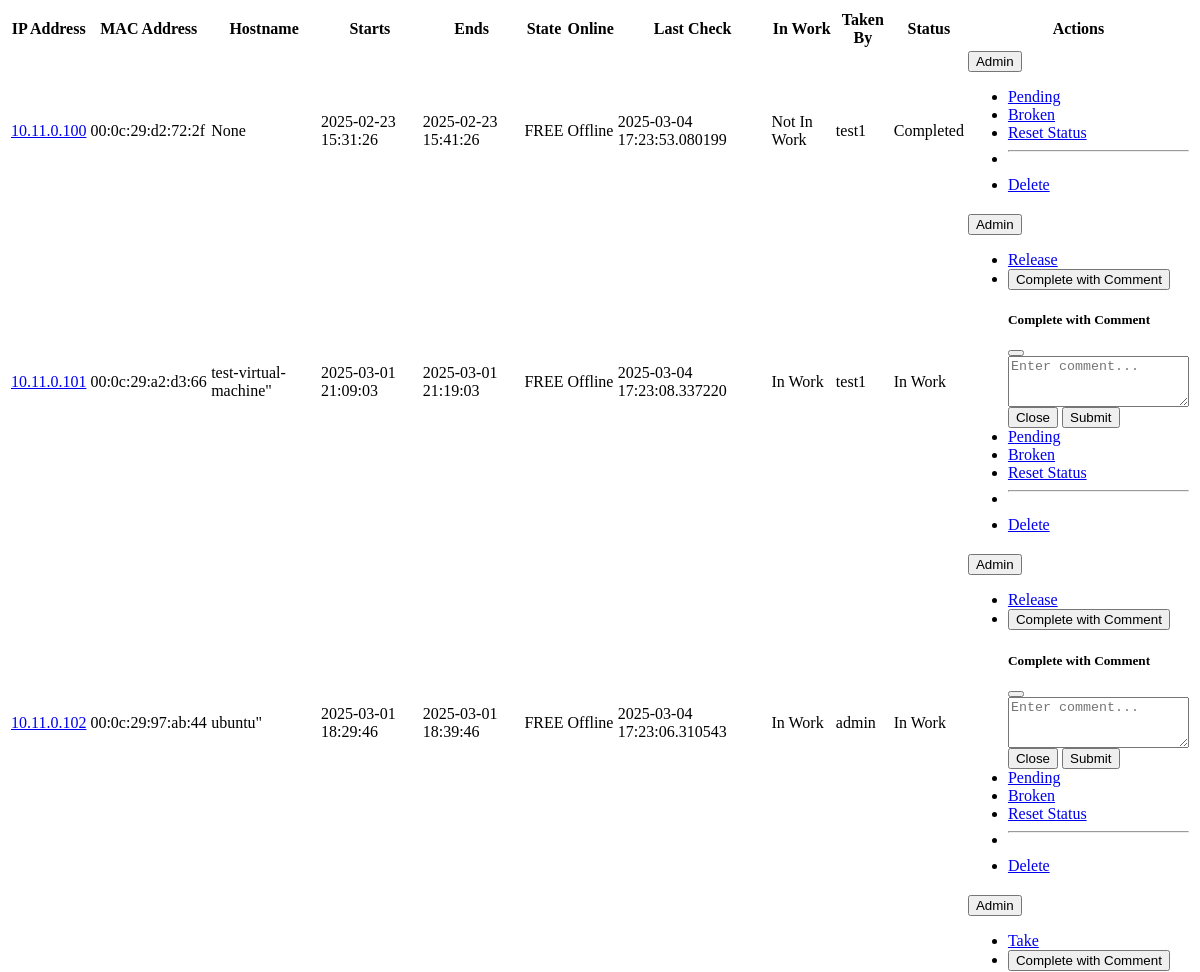
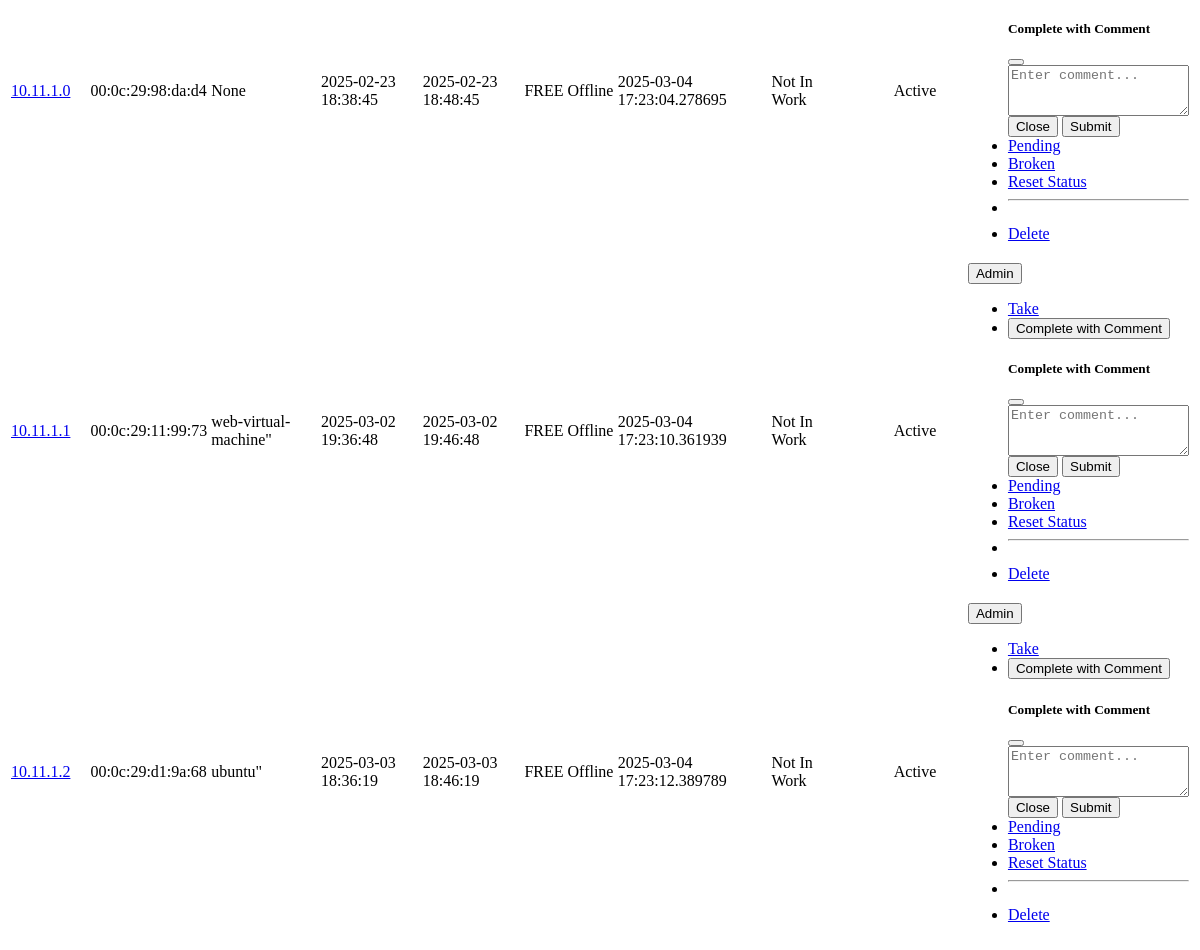
The app's page /update_table (signed in), older data (2 pictures, top to bottom).
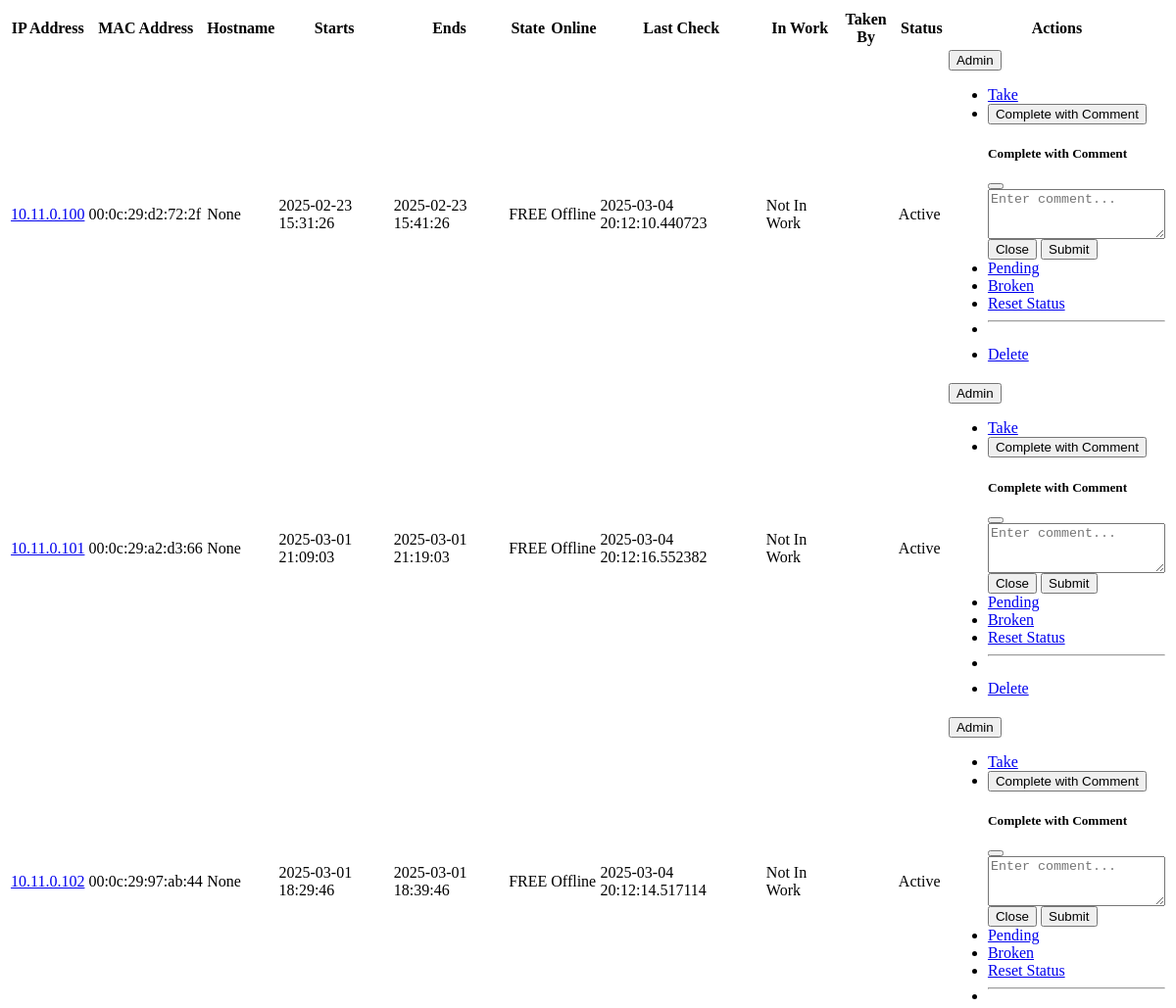
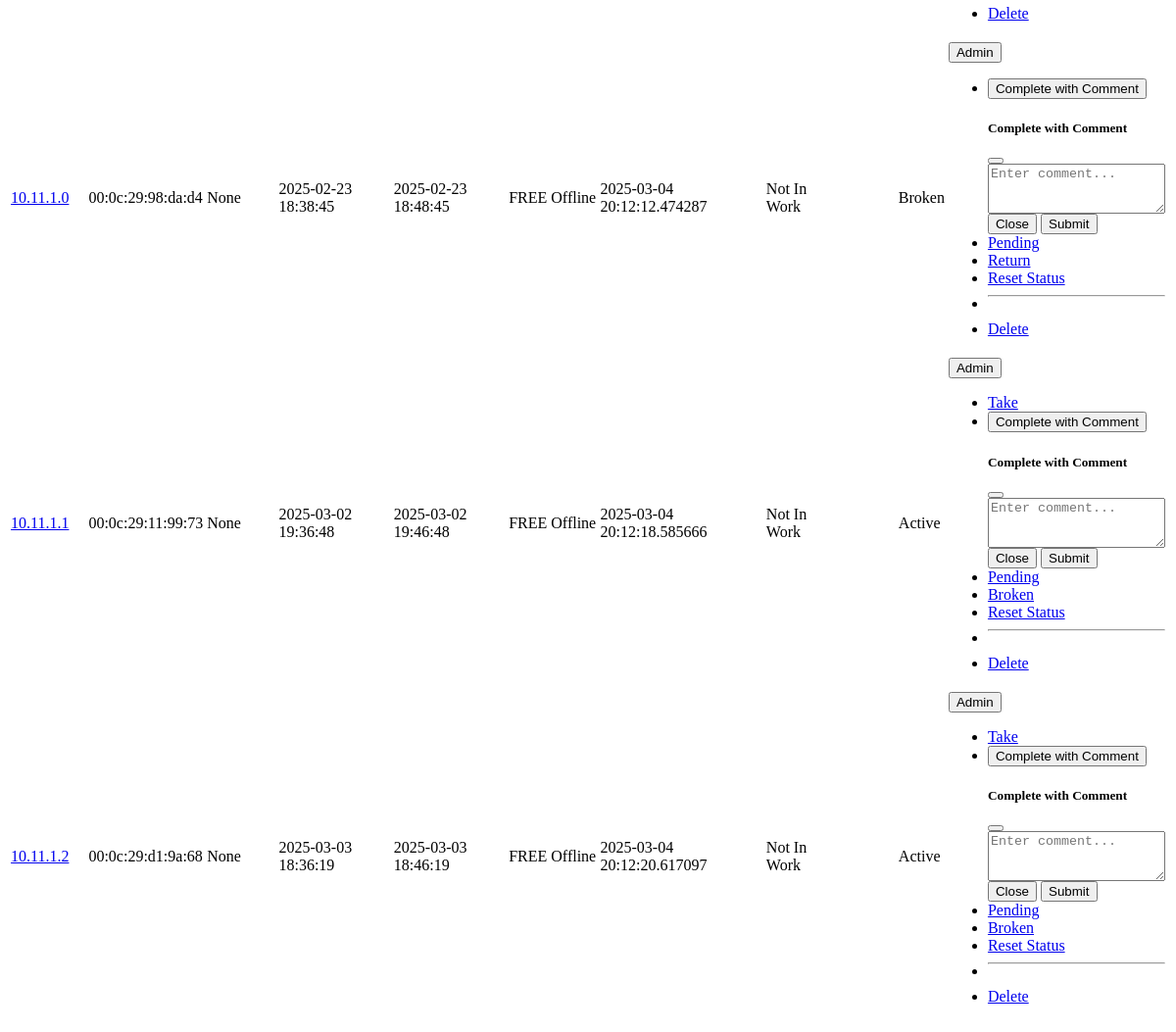
The same page, newer data (2 pictures, top to bottom).
### app/models.py (models this page shows, shortened)
class Lease(db.Model):
    __tablename__ = 'leases'
    id = db.Column(db.Integer, primary_key=True)
    ip = db.Column(db.String(15), unique=True, index=True, nullable=False)
    mac = db.Column(db.String(17), index=True, nullable=False)
    hostname = db.Column(db.String(255), index=True)
    starts = db.Column(db.DateTime)
    ends = db.Column(db.DateTime)
    binding_state = db.Column(db.String(64), index=True, nullable=False)
    uid = db.Column(db.String(255))
    is_online = db.Column(db.Boolean, default=False)
    last_check = db.Column(db.DateTime)
    in_work = db.Column(db.Boolean, default=False)
    taken_by_id = db.Column(db.Integer, db.ForeignKey('users.id'), index=True)
    status = db.Column(
        db.Enum(LeaseStatus),
        nullable=False,
        server_default=LeaseStatus.ACTIVE
    )
    server_id = db.Column(db.Integer, db.ForeignKey('servers.id'))
    status_history = db.relationship(
        'LeaseStatusHistory',
        backref='lease_obj',
        lazy='dynamic',
        order_by='desc(LeaseStatusHistory.timestamp)',
        overlaps="status_history,lease_obj"  # <-- ДОБАВИТЬ overlaps
    )
    def get_web_interface_url(self):
        return f"http://{self.ip}:8080/admin"

class User(UserMixin, db.Model):
    __tablename__ = 'users'
    id = db.Column(db.Integer, primary_key=True)
    username = db.Column(db.String(64), unique=True, index=True, nullable=False)
    password_hash = db.Column(db.String(128), nullable=False)
    role = db.Column(db.String(64), nullable=False, default='tester')  # 'admin', 'tester'
    first_name = db.Column(db.String(64))
    last_name = db.Column(db.String(64))
    last_seen = db.Column(db.DateTime, default=datetime.utcnow)
    leases = db.relationship('Lease', backref='taken_user', lazy='dynamic', foreign_keys='Lease.taken_by_id')
    groups = db.relationship('Group', secondary=user_groups, lazy='subquery',
                            backref=db.backref('users', lazy=True)) # Связь с группами
    journal_entries = db.relationship('Journal', back_populates='user', lazy='dynamic')

### app/views.py (the view)
@main.route('/update_table')
@login_required
def update_table():
    search_query = request.args.get('q', '')
    page = request.args.get('page', 1, type=int)
    per_page = 10
    status = request.args.get('status', 'active') #  'active' – значение по умолчанию
    if status == 'in_work':
        if current_user.role == 'admin':
            leases = get_filtered_leases(status=LeaseStatus.IN_WORK, search_query=search_query, page=page,
                                         per_page=per_page)
        else:
            leases = get_filtered_leases(status=LeaseStatus.IN_WORK, search_query=search_query,
                                         user_id=current_user.id, page=page, per_page=per_page)
    elif status == 'completed':
        leases = get_filtered_leases(status=LeaseStatus.COMPLETED, search_query=search_query, page=page,
                                     per_page=per_page)
    elif status == 'broken':
        if current_user.role != 'admin':
            return jsonify({'message': 'Forbidden'}), 403
        leases = get_filtered_leases(status=LeaseStatus.BROKEN, search_query=search_query, page=page,
                                     per_page=per_page)
    elif status == 'pending':
        if current_user.role != 'admin':
            return jsonify({'message': 'Forbidden'}), 403
        leases = get_filtered_leases(status=LeaseStatus.PENDING, search_query=search_query, page=page,
                                     per_page=per_page)
    else:  # По умолчанию – все
        leases = get_filtered_leases(search_query=search_query, page=page, per_page=per_page) # Убрали фильтр
    return render_template('leases_table.html', leases=leases, search_query=search_query)

### app/models.py (called while the page is built)
@login_manager.user_loader
def load_user(user_id):
    return User.query.get(int(user_id))

### app/views.py (called while the page is built)
def get_filtered_leases(status=None, search_query='', user_id=None, page=1, per_page=10):
    query = Lease.query
    if status:
        if isinstance(status, list):
            query = query.filter(Lease.status.in_(status))
        else:
            query = query.filter(Lease.status == status)
    if user_id:
        query = query.filter(Lease.taken_by_id == user_id)
    if search_query:
        query = query.filter(
            or_(Lease.ip.contains(search_query), Lease.hostname.contains(search_query))
        )
    return query.order_by(Lease.ip).paginate(page=page, per_page=per_page, error_out=False)

### app/templates/leases_table.html (shortened to what the changed rows need)
<table class="table table-striped" id="leases-table" data-status="{{ request.path.split('/')[-1] }}" data-url="{{ url_for('main.update_table') }}" data-search-query="{{ search_query }}">
  <thead>
      <tr>
          <th>IP Address</th>
          <th>MAC Address</th>
          <th>Hostname</th>
          <th>Starts</th>
          <th>Ends</th>
          <th>State</th>
          <th>Online</th>
          <th>Last Check</th>
          <th>In Work</th>
          <th>Taken By</th>
          <th>Status</th>
          <th>Actions</th>
      </tr>
  </thead>
  <tbody>
      {% for lease in leases.items %}
      <tr class="{% if lease.status.value == 'in_work' %}table-warning{% elif lease.status.value == 'completed' %}table-success{% elif lease.status.value == 'broken' %}table-danger{% elif lease.status.value == 'pending' %}table-info{% elif lease.status.value == 'active' %}table-primary{% endif %}">
          <td>
              {% if lease.get_web_interface_url() %}
              <a href="{{ lease.get_web_interface_url() }}" target="_blank">{{ lease.ip }}</a>
              {% else %}
              {{ lease.ip }}
              {% endif %}
          </td>
          <td>{{ lease.mac }}</td>
          <td>{{ lease.hostname|d('N/A') }}</td>
          <td>{{ lease.starts|d('N/A') }}</td>
          <td>{{ lease.ends|d('N/A') }}</td>
          <td>{{ lease.binding_state }}</td>
          <td>{{ "Online" if lease.is_online else "Offline" }}</td>
          <td>{{ lease.last_check|d('N/A') }}</td>
          <td>
              {% if lease.in_work %}
              <span class="badge bg-warning">In Work</span>
              {% else %}
              <span class="badge bg-secondary">Not In Work</span>
              {% endif %}
          </td>
          <td>{{ lease.taken_user.username if lease.taken_user else '' }}</td>
         <td>
              {% if lease.status.value == 'completed' %}
              <span class="badge bg-success">Completed</span>
              {% elif lease.status.value == 'in_work' %}
              <span class="badge bg-warning">In Work</span>
              {% elif lease.status.value == 'broken' %}
              <span class="badge bg-danger">Broken</span>
              {% elif lease.status.value == 'pending' %}
              <span class="badge bg-info">Pending</span>
              {% elif lease.status.value == 'active' %}
              <span class="badge bg-primary">Active</span>
              {% else %}
              {{ lease.status.value }}
              {% endif %}
          </td>
          <td>
              {% if current_user.role == 'admin' %}
                  <div class="dropdown">
                      <button class="btn btn-sm btn-secondary dropdown-toggle" type="button" data-bs-toggle="dropdown">
                          Admin
                      </button>
                      <ul class="dropdown-menu">
                          {% if lease.status.value == 'active' %}
                              <li><a class="dropdown-item take-btn" href="#" data-url="{{ url_for('api.take_lease', lease_id=lease.id) }}">Take</a></li>
                          {% endif %}
                          {% if lease.status.value == 'in_work' %}
                              <li><a class="dropdown-item release-btn" href="#" data-url="{{ url_for('api.release_lease', lease_id=lease.id) }}">Release</a></li>
                          {% endif %}
                          {% if lease.status.value != 'completed' %}
                              <li><button class="btn btn-sm btn-outline-success complete-with-comment-btn dropdown-item" data-url="{{ url_for('api.complete_lease_with_comment', lease_id=lease.id) }}" data-bs-toggle="modal" data-bs-target="#completeCommentModal{{ lease.id }}">Complete with Comment</button></li>
                              <div class="modal fade" id="completeCommentModal{{ lease.id }}" tabindex="-1" aria-labelledby="completeCommentModalLabel{{ lease.id }}" aria-hidden="true">
                                <div class="modal-dialog">
                                  <div class="modal-content">
                                    <div class="modal-header">
                                      <h5 class="modal-title" id="completeCommentModalLabel{{ lease.id }}">Complete with Comment</h5>
                                      <button type="button" class="btn-close" data-bs-dismiss="modal" aria-label="Close"></button>
                                    </div>
                                    <div class="modal-body">
                                      <textarea id="comment{{ lease.id }}" class="form-control" rows="3" placeholder="Enter comment..."></textarea>
                                    </div>
                                    <div class="modal-footer">
                                      <button type="button" class="btn btn-secondary" data-bs-dismiss="modal">Close</button>
                                      <button type="button" class="btn btn-primary complete-comment-submit-btn" data-lease-id="{{ lease.id }}">Submit</button>
                                    </div>
                                  </div>
                                </div>
                              </div>
                          {% endif %}
                          {% if lease.status.value != 'pending' %}
                              <li><a class="dropdown-item pending-btn" href="#" data-url="{{ url_for('api.pending_lease', lease_id=lease.id) }}">Pending</a></li>
                          {% endif %}
                          {% if lease.status.value != 'broken' %}
                              <li><a class="dropdown-item broken-btn" href="#" data-url="{{ url_for('api.broken_lease', lease_id=lease.id) }}">Broken</a></li>
                          {% endif %}
                          {% if lease.status.value == 'broken' %}
                              <li><a class="dropdown-item return-btn" href="#" data-url="{{ url_for('api.return_lease', lease_id=lease.id) }}">Return</a></li>
                          {% endif %}
                          <li><a class="dropdown-item reset-btn" href="#" data-url="{{ url_for('api.reset_lease', lease_id=lease.id) }}">Reset Status</a></li>
                          <li><hr class="dropdown-divider"></li>
                          <li><a class="dropdown-item delete-btn" href="#" data-url="{{ url_for('api.delete_lease', lease_id=lease.id)}}">Delete</a></li>
                      </ul>
                  </div>
              {% endif %}
          </td>
      </tr>
      {% endfor %}
  </tbody>
</table>

Row changes from the older to the newer data that the page shows:
changed Lease (number 1 of 6 on the later page): last_check|d "2025-03-04 17:23:53.080199" → "2025-03-04 20:12:10.440723"; id (not shown) → "Enter comment..."; taken_user "test1" → (not shown); status "Completed" → "Active Take Complete with Comment Complete with Comment Close Submit"
changed Lease (number 2 of 6 on the later page): hostname|d "test-virtual-machine\"" → "None"; last_check|d "2025-03-04 17:23:08.337220" → "2025-03-04 20:12:16.552382"; taken_user "test1" → (not shown); in_work "In Work" → "Not In Work"; status "In Work Release" → "Active Take"
changed Lease "00:0c:29:97:ab:44": hostname|d "ubuntu\"" → "None"; last_check|d "2025-03-04 17:23:06.310543" → "2025-03-04 20:12:14.517114"; taken_user "admin" → (not shown); in_work "In Work" → "Not In Work"; status "In Work Release" → "Active Take"
changed Lease "00:0c:29:98:da:d4": last_check|d "2025-03-04 17:23:04.278695" → "2025-03-04 20:12:12.474287"; status "Active Take" → "Return"
changed Lease (number 5 of 6 on the later page): hostname|d "web-virtual-machine\"" → "None"; last_check|d "2025-03-04 17:23:10.361939" → "2025-03-04 20:12:18.585666"
changed Lease (number 6 of 6 on the later page): hostname|d "ubuntu\"" → "None"; last_check|d "2025-03-04 17:23:12.389789" → "2025-03-04 20:12:20.617097"
